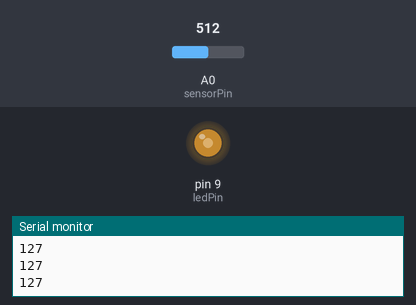
This sketch was run on a simulated Arduino Uno, built with avr-gcc and run on an emulated ATmega328P. On the bench: output pins drawn as LEDs (lit = HIGH), the last lines printed to the serial monitor. The test bench sets the inputs (shaded band); at power-on: A0 (sensorPin) = 512.

Above: at 1.2 s.
1.3 s: A0 (sensorPin) set to 716
At 2.3 s:
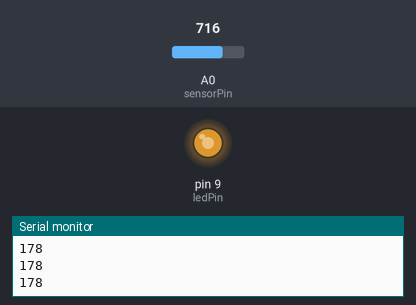
2.8 s: A0 (sensorPin) set to 900
At 3.6 s:
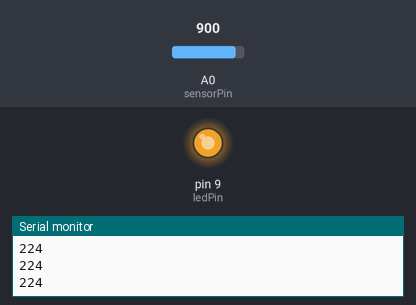
4.3 s: A0 (sensorPin) set to 122
At 4.9 s:
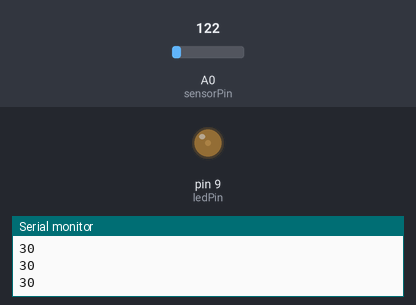
5.8 s: A0 (sensorPin) set to 0
At 6.2 s:
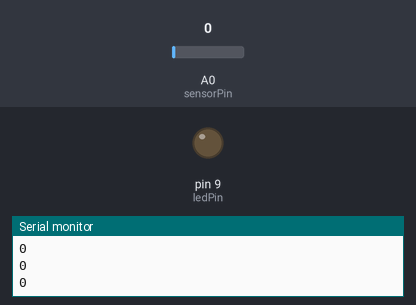
7.3 s: A0 (sensorPin) set to 511
At 8.7 s:
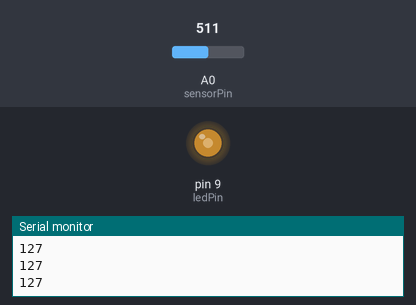
Timing chart, 0 to 9.8 s (numbered marks = the images above; inputs shaded):
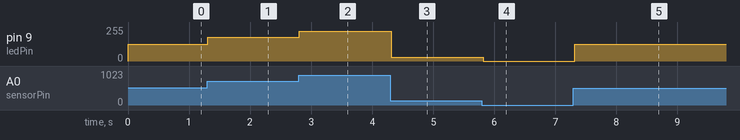

Measured:
- after the input at 1.3 s, pin 9 (ledPin): 127/255 → 178/255 at once
- after the input at 2.8 s, pin 9 (ledPin): 178/255 → 224/255 at once
- after the input at 4.3 s, pin 9 (ledPin): 224/255 → 30/255 at once
- after the input at 5.8 s, pin 9 (ledPin): 30/255 → 0/255 at once
- after the input at 7.3 s, pin 9 (ledPin): 0/255 → 127/255 at once

The sketch:

PotentiometerLED.ino
```cpp
/*
potentiometer controll LED brightness
PUDT 2101-D, 09/20/2023
*/

int sensorPin = A0;   // select the input pin for the potentiometer
int ledPin = 9;      // select the pin for the LED
int sensorValue = 0;  // variable to store the value coming from the sensor

void setup() {
  // declare the ledPin as an OUTPUT:
  pinMode(ledPin, OUTPUT);
  //set the baud rate of serial to 9600 for communication
  Serial.begin(9600);
}

void loop() {
  sensorValue = analogRead(sensorPin);  // read the value from the sensor
  sensorValue = map(sensorValue, 0, 1023, 0, 255); // map the analog value from 0-1023 to 0-255
  analogWrite(ledPin, sensorValue);
  Serial.println(sensorValue); // print the analog value to serial monitor
  delay(100);
}
```
